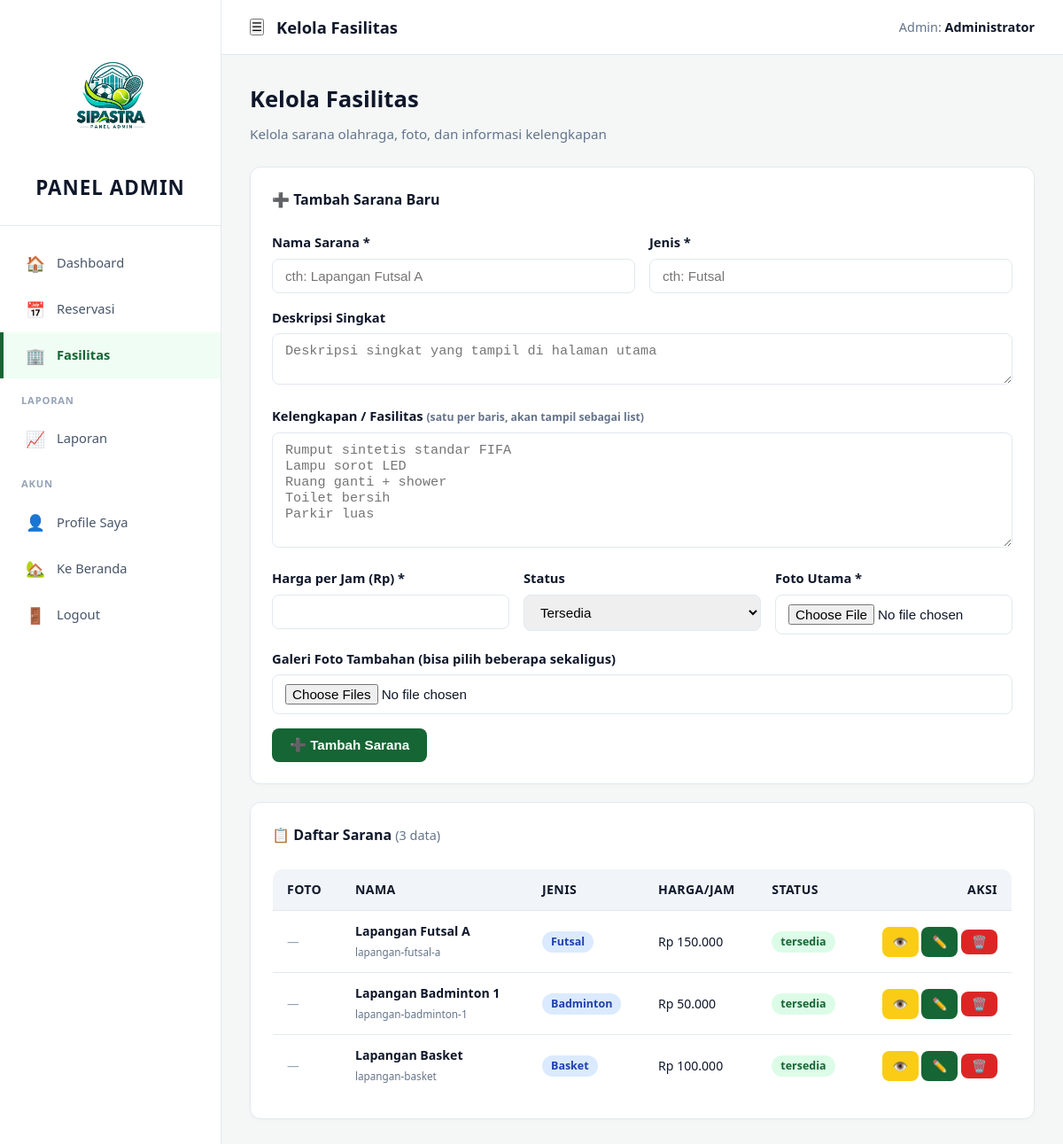
Page /pages/admin/kelola_sarana.php (signed in) on the earlier database version.
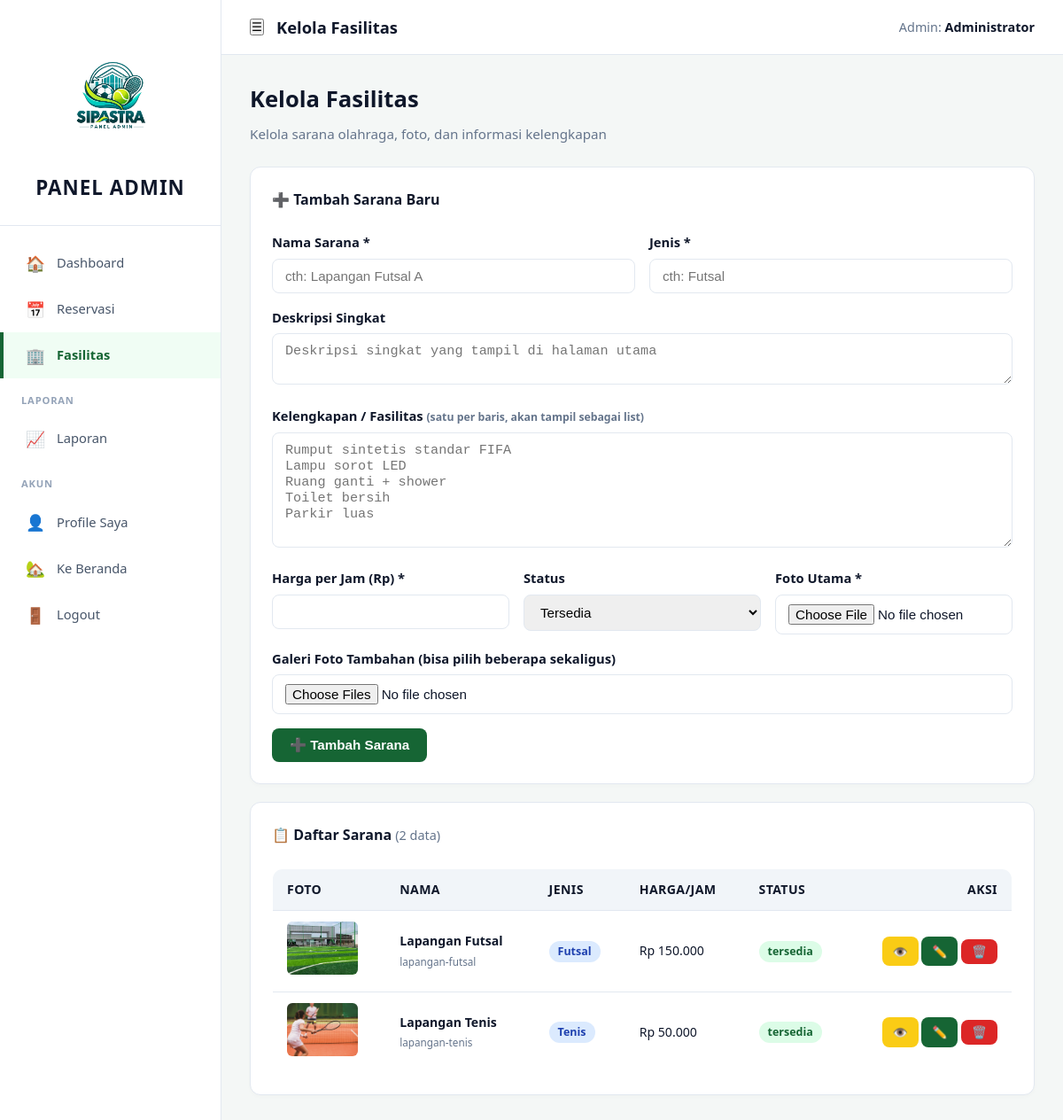
Same page on the later database version.
### tables this page shows
CREATE TABLE `sarana` (
  `id` int(11) NOT NULL,
  `nama` varchar(100) NOT NULL,
  `slug` varchar(150) DEFAULT NULL,
  `jenis` varchar(50) DEFAULT NULL,
  `deskripsi` text DEFAULT NULL,
  `kelengkapan` text DEFAULT NULL,
  `harga_per_jam` decimal(12,2) NOT NULL,
  `gambar` varchar(255) DEFAULT NULL,
  `galeri` text DEFAULT NULL,
  `status` enum('tersedia','maintenance') DEFAULT 'tersedia',
  `created_at` timestamp NOT NULL DEFAULT current_timestamp()
);

### includes/functions.php (called while the page is built, shortened)
<?php
function e($str) { return htmlspecialchars($str ?? '', ENT_QUOTES, 'UTF-8'); }

### pages/admin/kelola_sarana.php (the view, shortened to what this page needs)
<?php
require_once __DIR__ . '/../../includes/auth.php';
$edit = null;
$list = $conn->query("SELECT * FROM sarana ORDER BY created_at DESC");
?>
<div class="welcome">
  <h1>Kelola Fasilitas</h1>
  <p>Kelola sarana olahraga, foto, dan informasi kelengkapan</p>
</div>
<div class="chart-card" style="margin-bottom:20px;">
  <h3 style="margin-top:0;">
    <?= $edit ? '✏️ Edit Sarana: ' . e($edit['nama']) : '➕ Tambah Sarana Baru' ?>
  </h3>
  <form method="POST" enctype="multipart/form-data">
    <div style="display:grid;grid-template-columns:1fr 1fr;gap:16px;">
      <div class="form-group">
        <label>Nama Sarana *</label>
        <input type="text" name="nama" class="form-control" required
               value="<?= e($edit['nama'] ?? '') ?>" placeholder="cth: Lapangan Futsal A">
      </div>
      <div class="form-group">
        <label>Jenis *</label>
        <input type="text" name="jenis" class="form-control" required
               value="<?= e($edit['jenis'] ?? '') ?>" placeholder="cth: Futsal">
      </div>
    </div>
    <div class="form-group">
      <label>Deskripsi Singkat</label>
      <textarea name="deskripsi" class="form-control" rows="2"
                placeholder="Deskripsi singkat yang tampil di halaman utama"><?= e($edit['deskripsi'] ?? '') ?></textarea>
    </div>
    <div class="form-group">
      <label>Kelengkapan / Fasilitas <small style="color:#64748b;">(satu per baris, akan tampil sebagai list)</small></label>
      <textarea name="kelengkapan" class="form-control" rows="6"
                placeholder="Rumput sintetis standar FIFA&#10;Lampu sorot LED&#10;Ruang ganti + shower&#10;Toilet bersih&#10;Parkir luas"><?= e($edit['kelengkapan'] ?? '') ?></textarea>
    </div>
    <div style="display:grid;grid-template-columns:1fr 1fr 1fr;gap:16px;">
      <div class="form-group">
        <label>Harga per Jam (Rp) *</label>
        <input type="number" name="harga_per_jam" class="form-control" required min="0" step="1000"
               value="<?= e($edit['harga_per_jam'] ?? '') ?>">
      </div>
      <div class="form-group">
        <label>Status</label>
        <select name="status" class="form-control">
          <option value="tersedia"    <?= ($edit['status']??'')==='tersedia'?'selected':'' ?>>Tersedia</option>
        </select>
      </div>
      <div class="form-group">
        <label>Foto Utama <?= $edit ? '(biarkan kosong jika tidak ganti)' : '*' ?></label>
        <input type="file" name="gambar" class="form-control" accept="image/*">
      </div>
    </div>
    <div class="form-group">
      <label>Galeri Foto Tambahan (bisa pilih beberapa sekaligus)</label>
      <input type="file" name="galeri[]" class="form-control" accept="image/*" multiple>
    </div>
    <button class="btn btn-primary"><?= $edit ? '💾 Simpan Perubahan' : '➕ Tambah Sarana' ?></button>
  </form>
</div>
<div class="chart-card">
  <h3 style="margin-top:0;">
    📋 Daftar Sarana
    <span style="font-weight:400;color:#64748b;font-size:.9rem;">(<?= $list->num_rows ?> data)</span>
  </h3>
  <?php if ($list->num_rows === 0): ?>
    <div class="donut-empty">Belum ada sarana. Tambahkan di atas.</div>
  <?php else: ?>
    <div style="overflow-x:auto;">
      <table class="table" style="box-shadow:none;border:1px solid #e2e8f0;font-size:.88rem;">
        <thead>
          <tr>
            <th>Foto</th>
            <th>Nama</th>
            <th>Jenis</th>
            <th>Harga/Jam</th>
            <th>Status</th>
            <th style="text-align:right;">Aksi</th>
          </tr>
        </thead>
        <tbody>
          <?php
          $list->data_seek(0);
          while ($s = $list->fetch_assoc()):
          ?>
            <tr>
              <td>
                <?php if ($s['gambar']): ?>
                  <img src="<?= BASE_URL ?>/assets/img/sarana/<?= e($s['gambar']) ?>"
                       style="width:80px;height:60px;object-fit:cover;border-radius:6px;">
                <?php else: ?>
                  <span style="color:#94a3b8;font-size:.85rem;">—</span>
                <?php endif; ?>
              </td>
              <td>
                <strong><?= e($s['nama']) ?></strong><br>
                <small style="color:#64748b;"><?= e($s['slug']) ?></small>
              </td>
              <td><span class="badge badge-info"><?= e($s['jenis']) ?></span></td>
              <td>Rp <?= number_format($s['harga_per_jam'],0,',','.') ?></td>
              <td>
                <span class="badge badge-<?= $s['status']==='tersedia'?'success':'warning' ?>">
                  <?= e($s['status']) ?>
                </span>
              </td>
              <td style="text-align:right;white-space:nowrap;">
                <a href="<?= BASE_URL ?>/pages/detail_sarana.php?slug=<?= urlencode($s['slug']) ?>" target="_blank"
                   class="btn btn-sm btn-accent">👁️</a>
                <a href="?edit=<?= $s['id'] ?>" class="btn btn-sm btn-primary">✏️</a>
                <form method="POST" style="display:inline;"
                      onsubmit="return confirm('Yakin hapus sarana <?= e($s['nama']) ?>? Semua foto akan dihapus juga.');">
                  <button class="btn btn-sm btn-danger">🗑️</button>
                </form>
              </td>
            </tr>
          <?php endwhile; ?>
        </tbody>
      </table>
    </div>
  <?php endif; ?>
</div>
<?php
$content = ob_get_clean();
$title = 'Kelola Fasilitas';
require_once __DIR__ . '/../../includes/dashboard_layout.php';

### includes/dashboard_layout.php (shortened to what this page needs)
<?php
$nama = $_SESSION['nama'] ?? 'Admin';
function menuItem($url, $icon, $label, $key, $activeMenu) {
    $cls = $activeMenu === $key ? 'active' : '';
    echo "<a href=\"$url\" class=\"$cls\"><span class=\"icon\">$icon</span> $label</a>";
}
?>
<!DOCTYPE html>
<html lang="id">
<head>
<link rel="stylesheet" href="<?= BASE_URL ?>/assets/css/style.css">
<link rel="stylesheet" href="<?= BASE_URL ?>/assets/css/dashboard.css">
</head>
<body class="dash-body">
<aside class="sidebar" id="sidebar">
  <div class="sidebar-brand">
    <img src="<?= BASE_URL ?>/assets/img/logo.png" alt="SIPASTRA" class="sidebar-logo">
    <div class="brand-text" style="margin-top: 10px;">PANEL ADMIN</div>
  </div>
  <nav class="sidebar-menu">
    <?php menuItem(BASE_URL . '/pages/admin/dashboard.php', '🏠', 'Dashboard', 'dashboard', $activeMenu); ?>
    <div class="sidebar-section">Laporan</div>
    <div class="sidebar-section">Akun</div>
  </nav>
</aside>
<div class="main-area">
  <header class="topbar">
    <div style="display:flex;align-items:center;gap:14px;">
      <button class="topbar-toggle" onclick="document.getElementById('sidebar').classList.toggle('open')">☰</button>
      <h2><?= e($title) ?></h2>
    </div>
    <div class="user-info">
      Admin: <strong><?= e($nama) ?></strong>
    </div>
  </header>
  <main class="content">
    <?= $content ?>
  </main>
</div>
</body>
</html>

### assets/css/style.css (style rules this page uses)
:root { --primary:#166534; --primary-dark:#14532d; --accent:#facc15; --bg:#f8fafc; --card:#ffffff; --text:#0f172a; --muted:#64748b; --border:#e2e8f0; --danger:#dc2626; --success:#16a34a; --warning:#f59e0b; }
* { box-sizing:border-box;margin:0;padding:0; }
body { font-family:'Segoe UI',system-ui,sans-serif;background:var(--bg);color:var(--text);line-height:1.6; }
a { color:var(--primary);text-decoration:none; }
.badge { display:inline-block;padding:2px 10px;border-radius:20px;font-size:.78rem;font-weight:600; }
.badge-success { background:#dcfce7;color:#166534; }
.badge-info { background:#dbeafe;color:#1e40af; }
.form-group { margin-bottom:16px; }
.form-group label { display:block;font-weight:600;margin-bottom:6px;font-size:.92rem; }
.form-control { width:100%;padding:10px 14px;border:1px solid var(--border);border-radius:8px;font-size:.95rem;transition:.2s; }
.btn { display:inline-block;padding:10px 20px;border:none;border-radius:8px;font-weight:600;cursor:pointer;font-size:.95rem;transition:.2s; }
.btn-primary { background:var(--primary);color:#fff; }
.btn-accent { background:var(--accent);color:#422006; }
.btn-danger { background:var(--danger);color:#fff; }
.btn-sm { padding:6px 12px;font-size:.85rem; }
.table { width:100%;border-collapse:collapse;background:#fff;border-radius:12px;overflow:hidden;box-shadow:0 2px 12px rgba(0,0,0,.06); }
.table th,.table td { padding:12px 16px;text-align:left;border-bottom:1px solid var(--border); }
.table th { background:#f1f5f9;font-weight:700;font-size:.88rem;text-transform:uppercase;letter-spacing:.4px; }

### assets/css/dashboard.css (style rules this page uses)
* { box-sizing: border-box; }
.dash-body { display: flex; min-height: 100vh; background: #f4f7f6; margin: 0; font-family: 'Segoe UI', system-ui, -apple-system, sans-serif; }
.sidebar { width: 250px; background: #ffffff; border-right: 1px solid #e2e8f0; display: flex; flex-direction: column; position: fixed; top: 0; left: 0; bottom: 0; z-index: 100; transition: transform .25s; }
.sidebar-brand { padding: 24px 20px; border-bottom: 1px solid #e2e8f0; }
img { max-width: 100%; height: auto; }
.sidebar-logo { max-width: 160px; height: auto; display: block; margin: 0 auto; }
.sidebar-brand { padding: 24px 20px; text-align: center; border-bottom: 1px solid #e2e8f0; background: #ffffff; }
.sidebar-brand .brand-text { font-size: 0.85rem; font-weight: 800; color: #166534; letter-spacing: 2px; }
.sidebar-brand .brand-text { font-size: 1.4rem; font-weight: 800; color: #0f172a; letter-spacing: 1px; }
.sidebar-menu { flex: 1; overflow-y: auto; padding: 16px 0; }
.sidebar-section { padding: 16px 24px 8px; font-size: .7rem; font-weight: 700; color: #94a3b8; text-transform: uppercase; letter-spacing: .8px; }
.sidebar-menu a { display: flex; align-items: center; gap: 12px; padding: 12px 24px; color: #475569; text-decoration: none; font-size: .92rem; font-weight: 500; transition: .15s; border-left: 4px solid transparent; }
.sidebar-menu a.active { background: #f0fdf4; color: #166534; border-left-color: #166534; font-weight: 600; }
.sidebar-menu a .icon { font-size: 1.1rem; width: 24px; text-align: center; }
.main-area { flex: 1; margin-left: 250px; display: flex; flex-direction: column; min-height: 100vh; }
.topbar { background: #fff; padding: 16px 32px; display: flex; justify-content: space-between; align-items: center; border-bottom: 1px solid #e2e8f0; position: sticky; top: 0; z-index: 50; }
.topbar h2 { font-size: 1.15rem; color: #0f172a; margin: 0; font-weight: 700; }
.topbar .user-info { font-size: .9rem; color: #64748b; }
.topbar .user-info strong { color: #0f172a; }
.content { padding: 30px 32px; flex: 1; }
.welcome { margin-bottom: 24px; }
.welcome h1 { font-size: 1.6rem; color: #0f172a; margin: 0 0 6px 0; font-weight: 700; }
.welcome p { color: #64748b; font-size: .95rem; margin: 0; }
.chart-card { background: #fff; border: 1px solid #e2e8f0; border-radius: 12px; padding: 24px; box-shadow: 0 2px 4px rgba(0,0,0,.02); }
.chart-card h3 { font-size: 1rem; color: #0f172a; margin: 0 0 24px 0; font-weight: 700; }

Differences in the rows shown:
removed sarana: nama "Lapangan Basket", slug "lapangan-basket", jenis "Basket", harga_per_jam "100.000", status "tersedia"
changed sarana "Futsal": gambar: picture added; nama "Lapangan Futsal A" → "Lapangan Futsal"; slug "lapangan-futsal-a" → "lapangan-futsal"; no longer shows "—"
changed sarana: gambar: picture added; nama "Lapangan Badminton 1" → "Lapangan Tenis"; slug "lapangan-badminton-1" → "lapangan-tenis"; jenis "Badminton" → "Tenis"; no longer shows "—"
Other differences:
$list->num_rows: "3" → "2"
